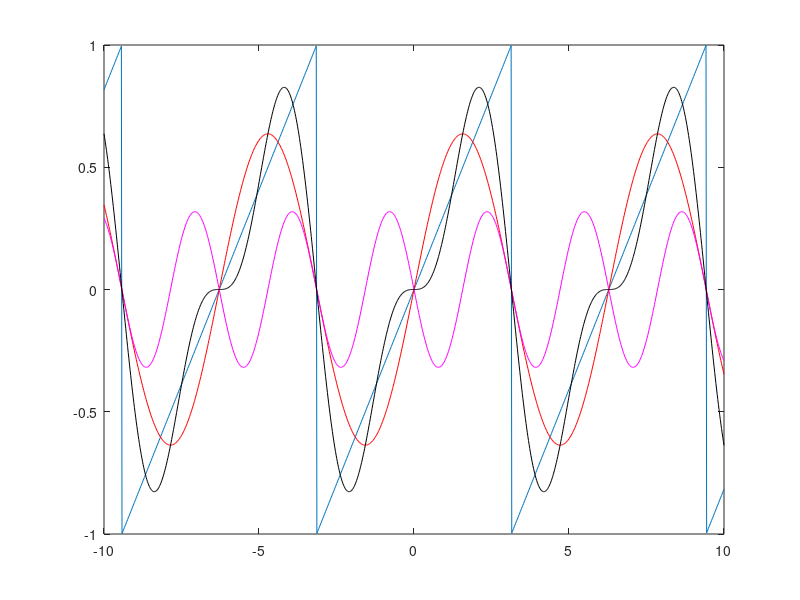

This chart was generated by the following MATLAB code:
clc;
clear;

t = linspace(-10,10,1e3);
x = sawtooth(t-pi);
plot(t,x);

c1 = (2/pi)*cos(t-pi/2);
c2 = (1/pi)*cos(2*t + pi/2);

hold('on');
plot(t,c1,'r');
plot(t,c2,'m');
plot(t,c1 + c2,'black');